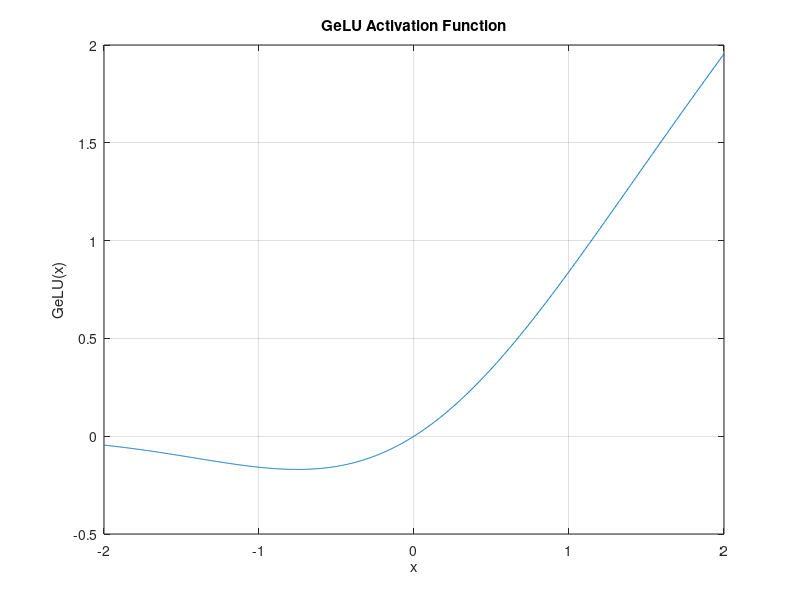

This chart was generated by the following MATLAB code:
x = linspace(-2, 2, 1000);
Phi = @(x) 0.5 * (1 + erf(x / sqrt(2)));
gelu = @(x) x .* Phi(x);
figure();
plot(x, gelu(x));
xlabel('x');
ylabel('GeLU(x)');
title('GeLU Activation Function');
grid on;
